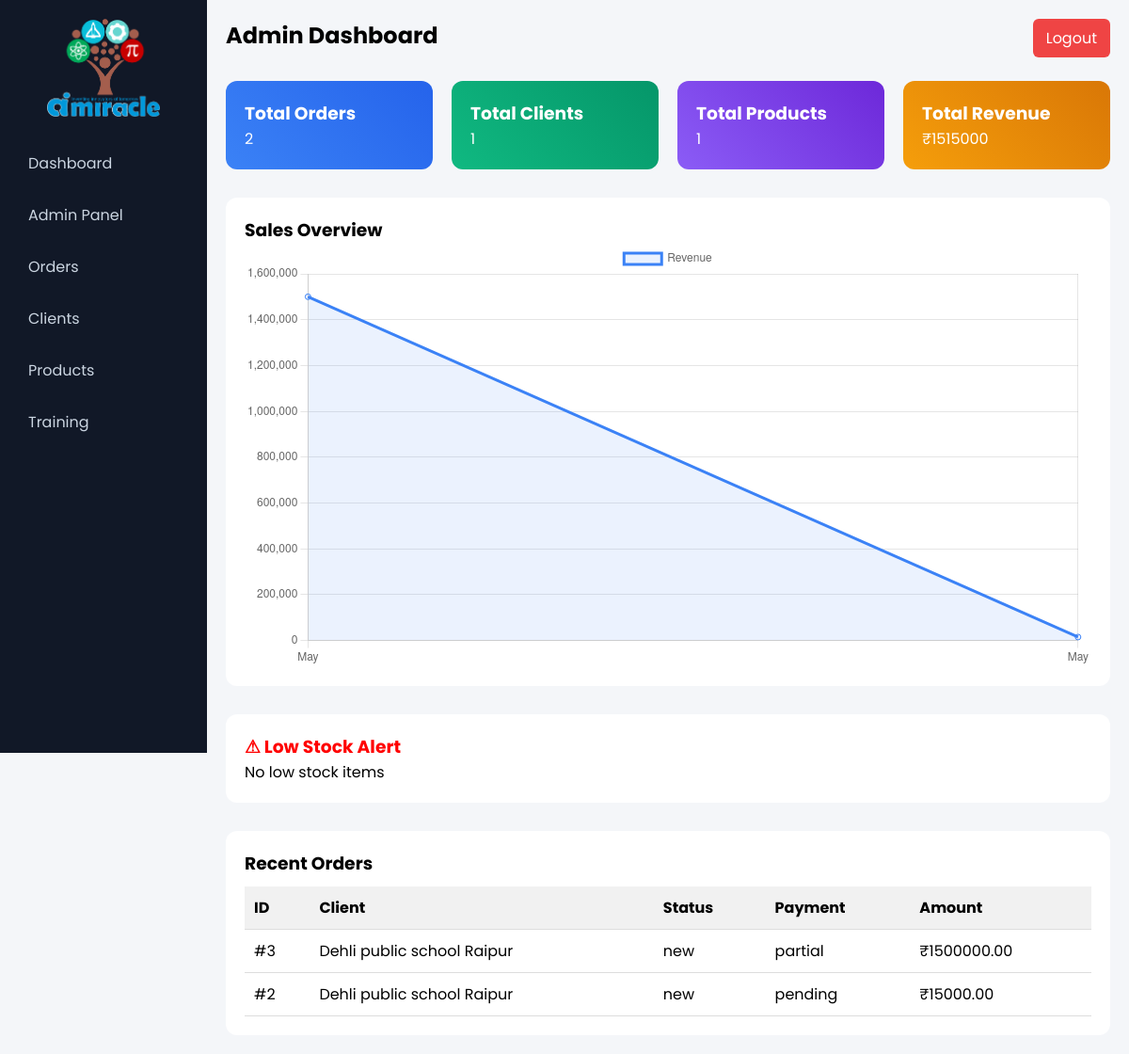
The page / (signed in) on the database its author committed.
### orders/models.py (models this page shows, shortened)
class Order(models.Model):
    STATUS_CHOICES = [
        ('new', 'New'),
        ('confirmed', 'Confirmed'),
        ('packed', 'Packed'),
        ('shipped', 'Shipped'),
        ('delivered', 'Delivered'),
        ('cancelled', 'Cancelled'),
    ]
    client = models.ForeignKey(Client, on_delete=models.CASCADE)
    created_by = models.ForeignKey(User, on_delete=models.SET_NULL, null=True, blank=True)
    status = models.CharField(max_length=20, choices=STATUS_CHOICES, default='new')
    PAYMENT_STATUS_CHOICES = [
    ('pending', 'Pending'),
    ('partial', 'Partial'),
    ('paid', 'Paid'),
]
    payment_status = models.CharField(
    max_length=20,
    choices=PAYMENT_STATUS_CHOICES,
    default='pending'
)
    total_amount = models.DecimalField(max_digits=10, decimal_places=2, default=0)
    created_at = models.DateTimeField(default=timezone.now)

### clients/models.py (models this page shows)
class Client(models.Model):
    school_name = models.CharField(max_length=255)
    contact_person = models.CharField(max_length=255)
    phone = models.CharField(max_length=15)
    email = models.EmailField(blank=True)
    address = models.TextField(blank=True)
    created_at = models.DateTimeField(auto_now_add=True)
    def __str__(self):
        return self.school_name

### dashboard/views.py (the view)
# urls.py: path('', dashboard_view, name='dashboard'),
@login_required
def dashboard_view(request):
    user = request.user
    if user.role == 'admin':
        dashboard_type = 'admin'
    elif user.role == 'sales':
        dashboard_type = 'sales'
    elif user.role == 'trainer':
        dashboard_type = 'trainer'
    else:
        dashboard_type = 'operations'
    if user.role == 'admin':
        orders = Order.objects.all().order_by('-created_at')
    else:
        orders = Order.objects.filter(created_by=user).order_by('-created_at')
    total_orders = orders.count()
    total_revenue = orders.aggregate(
        total=Sum('total_amount')
    )['total'] or 0
    total_clients = Client.objects.count()
    total_products = Product.objects.count()
    recent_orders = orders[:5]
    labels = [o.created_at.strftime("%b") for o in orders]
    data = [float(o.total_amount) for o in orders]
    if user.role == 'admin':
        low_stock_products = Product.objects.filter(stock_quantity__lte=5)
    else:
        low_stock_products = None
    context = {
        'dashboard_type': dashboard_type,
        'total_orders': total_orders,
        'total_clients': total_clients,
        'total_products': total_products,
        'total_revenue': total_revenue,
        'labels': labels,
        'data': data,
        'recent_orders': recent_orders,
        'low_stock_products': low_stock_products,
    }
    return render(request, 'dashboard/index.html', context)

### dashboard/templates/dashboard/index.html (shortened to what this page needs)
{% load static %}
<!DOCTYPE html>
<html lang="en">
<head>
</head>
<body>
<div class="sidebar">
    <div style="text-align:center; margin-bottom:20px;">
        <img src="{% static 'images/logo.png' %}" style="width:120px;">
    </div>
    <a href="/">Dashboard</a>
    {% if dashboard_type == 'admin' %}
        <a href="/admin/">Admin Panel</a>
        <a href="/admin/orders/order/">Orders</a>
        <a href="/admin/clients/client/">Clients</a>
        <a href="/admin/products/product/">Products</a>
        <a href="/admin/training/trainingsession/">Training</a>
    {% elif dashboard_type == 'sales' %}
        <a href="/admin/orders/order/">Orders</a>
        <a href="/admin/clients/client/">Clients</a>
    {% elif dashboard_type == 'trainer' %}
        <a href="/admin/training/trainingsession/">Training Sessions</a>
    {% else %}
        <a href="/admin/products/product/">Inventory</a>
        <a href="/admin/orders/order/">Orders</a>
    {% endif %}
</div>
<div class="main">
    <div class="topbar">
        <div>
            {% if dashboard_type == 'admin' %}
                <h2>Admin Dashboard</h2>
            {% elif dashboard_type == 'sales' %}
                <h2>Sales Dashboard</h2>
            {% elif dashboard_type == 'trainer' %}
                <h2>Trainer Dashboard</h2>
            {% else %}
                <h2>Operations Dashboard</h2>
            {% endif %}
        </div>
        <a href="{% url 'logout' %}" class="logout-btn">Logout</a>
    </div>
    <div class="grid">
        <div class="card blue">
            <h3>Total Orders</h3>
            <p>{{ total_orders }}</p>
        </div>
        <div class="card green">
            <h3>Total Clients</h3>
            <p>{{ total_clients }}</p>
        </div>
        <div class="card purple">
            <h3>Total Products</h3>
            <p>{{ total_products }}</p>
        </div>
        <div class="card orange">
            <h3>Total Revenue</h3>
            <p>₹{{ total_revenue }}</p>
        </div>
    </div>
    <div class="chart-container">
        <h3>Sales Overview</h3>
        <canvas id="salesChart"></canvas>
    </div>
    {% if dashboard_type == 'admin' %}
    <div class="chart-container">
        <h3 style="color:red;">⚠ Low Stock Alert</h3>
        {% if low_stock_products %}
            <ul>
                {% for product in low_stock_products %}
                    <li>{{ product.name }} — Remaining: {{ product.stock_quantity }}</li>
                {% endfor %}
            </ul>
        {% else %}
            <p>No low stock items</p>
        {% endif %}
    </div>
    {% endif %}
    <div class="chart-container">
        <h3>Recent Orders</h3>
        <table>
            <thead>
                <tr>
                    <th>ID</th>
                    <th>Client</th>
                    <th>Status</th>
                    <th>Payment</th>
                    <th>Amount</th>
                </tr>
            </thead>
            <tbody>
                {% for order in recent_orders %}
                <tr>
                    <td>#{{ order.id }}</td>
                    <td>{{ order.client }}</td>
                    <td>{{ order.status }}</td>
                    <td>{{ order.payment_status }}</td>
                    <td>₹{{ order.total_amount }}</td>
                </tr>
                {% endfor %}
            </tbody>
        </table>
    </div>
</div>
<script>
new Chart(document.getElementById('salesChart'), {
    type: 'line',
    data: {
        labels: {{ labels|safe }},
        datasets: [{
            label: 'Revenue',
            data: {{ data|safe }},
            borderColor: '#3b82f6',
            backgroundColor: 'rgba(59,130,246,0.1)',
            fill: true
        }]
    }
});
</script>
</body>
</html>

### dashboard/templates/dashboard/index.html (style rules this page uses)
* { margin: 0; padding: 0; box-sizing: border-box; font-family: 'Poppins', sans-serif; }
body { display: flex; background: #f4f6f9; }
.sidebar { width: 220px; height: 100vh; background: #111827; color: white; padding: 20px; }
.sidebar a { display: block; color: #cbd5e1; text-decoration: none; margin: 10px 0; padding: 10px; border-radius: 6px; }
.main { flex: 1; padding: 20px; }
.topbar { display: flex; justify-content: space-between; margin-bottom: 25px; }
.logout-btn { background: #ef4444; padding: 8px 14px; color: white; border-radius: 6px; text-decoration: none; }
.grid { display: grid; grid-template-columns: repeat(4, 1fr); gap: 20px; }
.card { padding: 20px; border-radius: 12px; color: white; }
.blue { background: linear-gradient(45deg, #3b82f6, #2563eb); }
.green { background: linear-gradient(45deg, #10b981, #059669); }
.purple { background: linear-gradient(45deg, #8b5cf6, #6d28d9); }
.orange { background: linear-gradient(45deg, #f59e0b, #d97706); }
.chart-container { margin-top: 30px; background: white; padding: 20px; border-radius: 12px; }
table { width: 100%; border-collapse: collapse; margin-top: 10px; }
th, td { padding: 10px; text-align: left; }
th { background: #f1f1f1; }
tr { border-bottom: 1px solid #ddd; }

### rows shown on the page
Order: id "3", client "Dehli public school Raipur", status "new", payment_status "partial", total_amount "1500000.00"
Order: id "2", client "Dehli public school Raipur", status "new", payment_status "pending", total_amount "15000.00"

### other values the page prints
{{ total_orders }} "2"
{{ total_clients }} "1"
{{ total_products }} "1"
{{ total_revenue }} "1515000"
chart data {{ labels|safe }} ['May', 'May']
chart data {{ data|safe }} [1500000.0, 15000.0]
